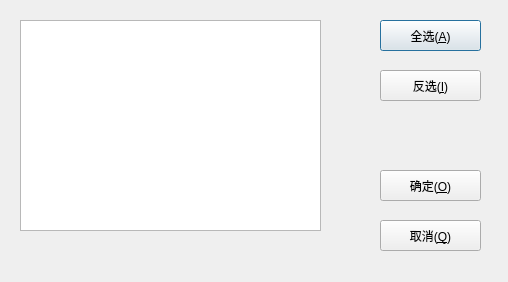
<?xml version="1.0" encoding="UTF-8"?>
<ui version="4.0">
 <class>addStuForInteDialog</class>
 <widget class="QDialog" name="addStuForInteDialog">
  <property name="geometry">
   <rect>
    <x>0</x>
    <y>0</y>
    <width>508</width>
    <height>282</height>
   </rect>
  </property>
  <property name="windowTitle">
   <string>Dialog</string>
  </property>
  <widget class="QTreeView" name="stuTreeView">
   <property name="geometry">
    <rect>
     <x>20</x>
     <y>20</y>
     <width>301</width>
     <height>211</height>
    </rect>
   </property>
  </widget>
  <widget class="QPushButton" name="selectAllButton">
   <property name="geometry">
    <rect>
     <x>380</x>
     <y>20</y>
     <width>101</width>
     <height>31</height>
    </rect>
   </property>
   <property name="text">
    <string>全选(&amp;A)</string>
   </property>
  </widget>
  <widget class="QPushButton" name="selectReverseButton">
   <property name="geometry">
    <rect>
     <x>380</x>
     <y>70</y>
     <width>101</width>
     <height>31</height>
    </rect>
   </property>
   <property name="text">
    <string>反选(&amp;I)</string>
   </property>
  </widget>
  <widget class="QPushButton" name="okButton">
   <property name="geometry">
    <rect>
     <x>380</x>
     <y>170</y>
     <width>101</width>
     <height>31</height>
    </rect>
   </property>
   <property name="text">
    <string>确定(&amp;O)</string>
   </property>
  </widget>
  <widget class="QPushButton" name="cancelButton">
   <property name="geometry">
    <rect>
     <x>380</x>
     <y>220</y>
     <width>101</width>
     <height>31</height>
    </rect>
   </property>
   <property name="text">
    <string>取消(&amp;Q)</string>
   </property>
  </widget>
 </widget>
 <resources/>
 <connections/>
</ui>
